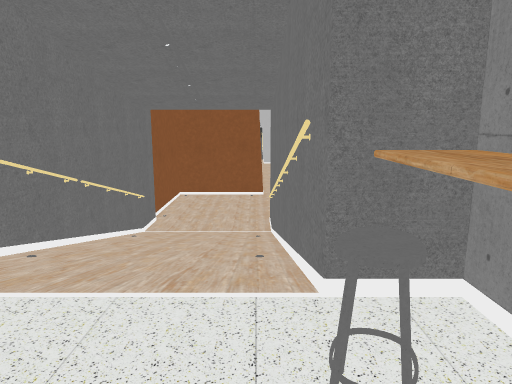
[1] (above)

19 first-person views from a walk through a 3-D level made in the Unity game engine. The camera is 1.2 m above the floor, tilts 10° down and sees 70° across. The floor is counted in squares, 1 m on a side. Each view is taken from the middle of a square. On the plan, view 1 faces up. The plan holds only what a view shows up to about 15 squares ahead; the rest is blank. The place goes on beyond the plan. The player is left out. Some surface patterns are stand-ins.

[2]
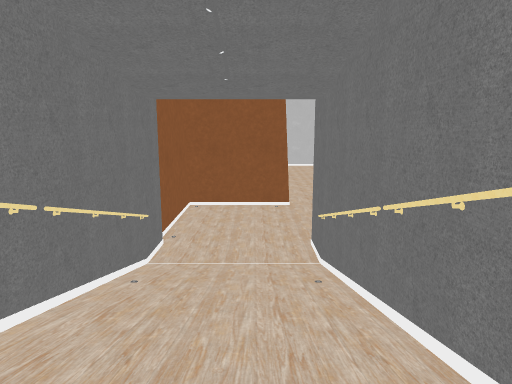

[3]
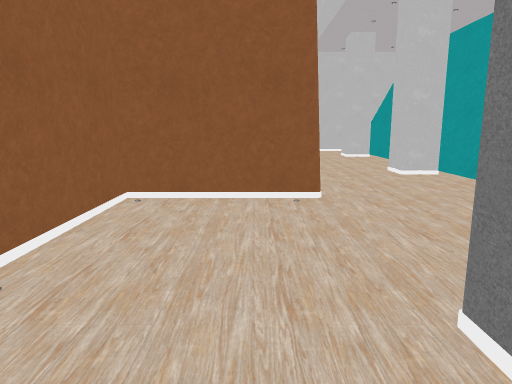

[4]
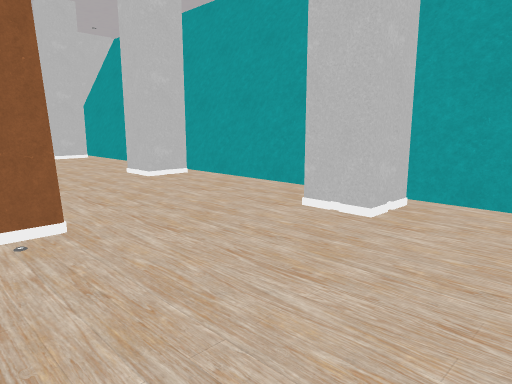

[5]
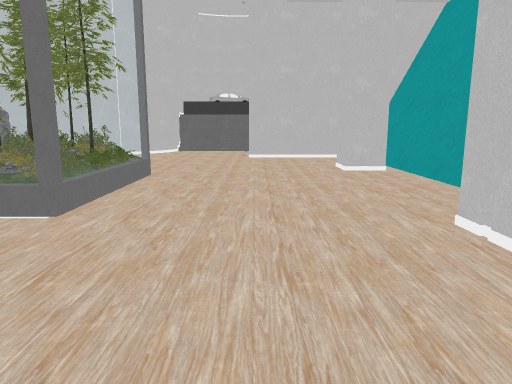

[6]
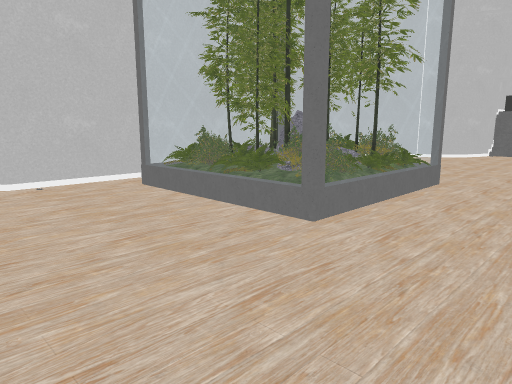

[7]
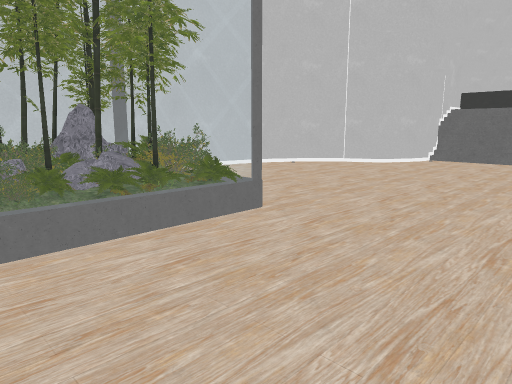

[8]
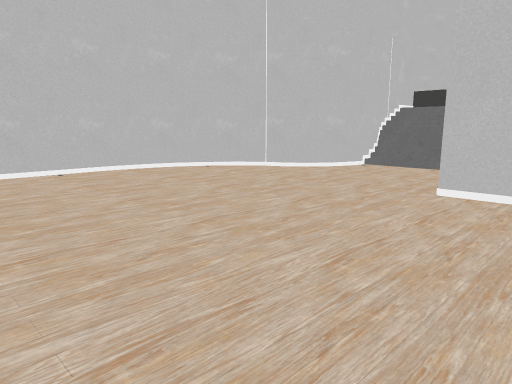

[9]
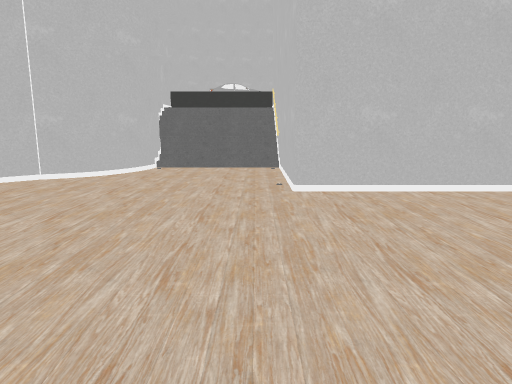

[10]
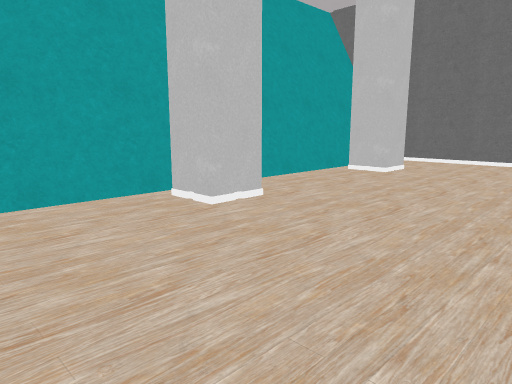

[11]
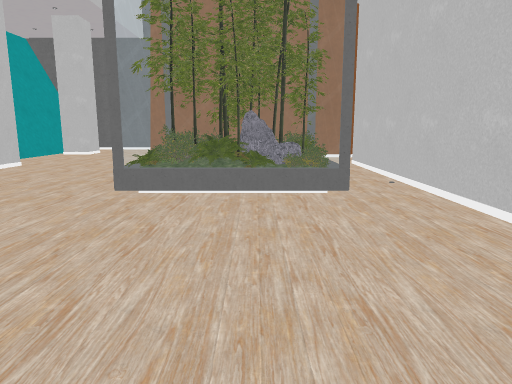

[12]
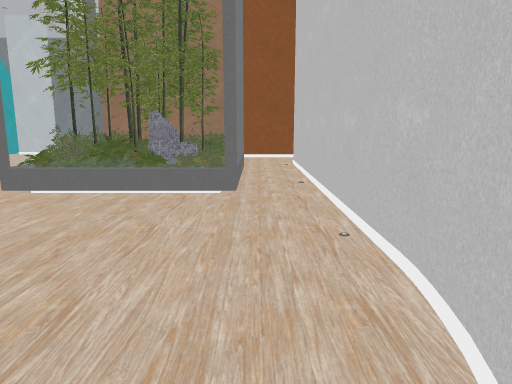

[13]
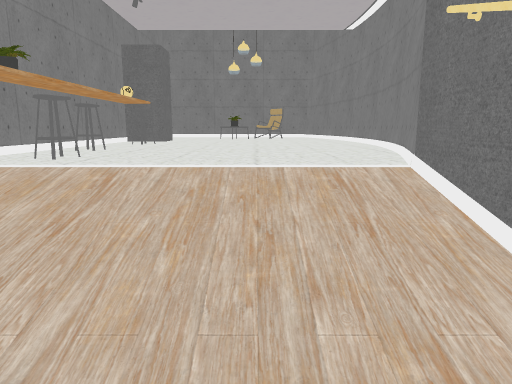

[14]
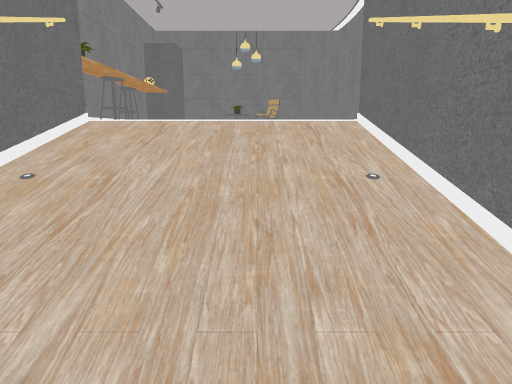

[15]
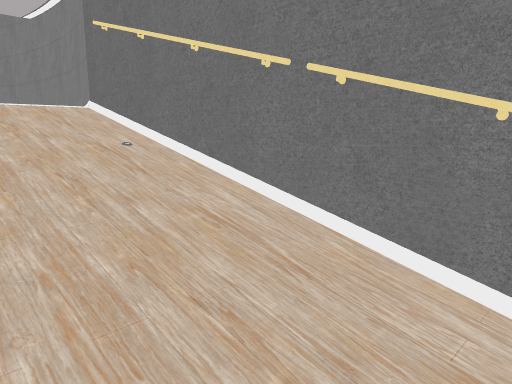

[16]
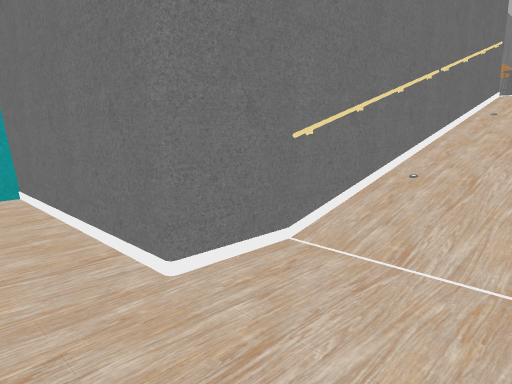

[17]
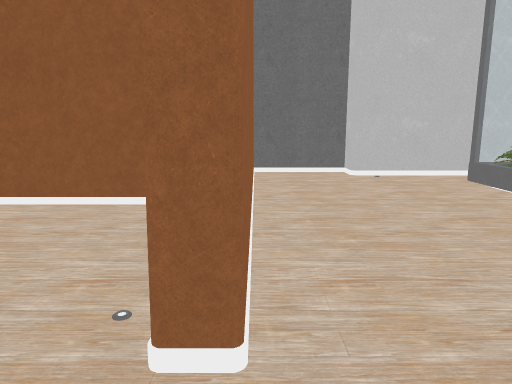

[18]
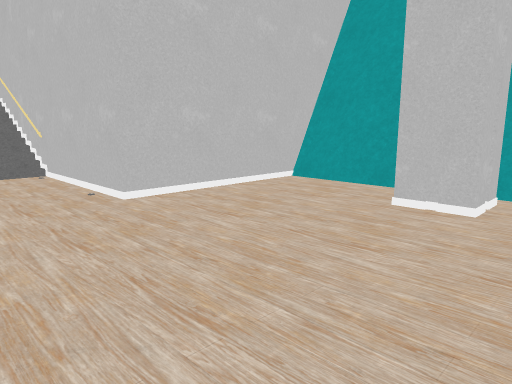

[19]
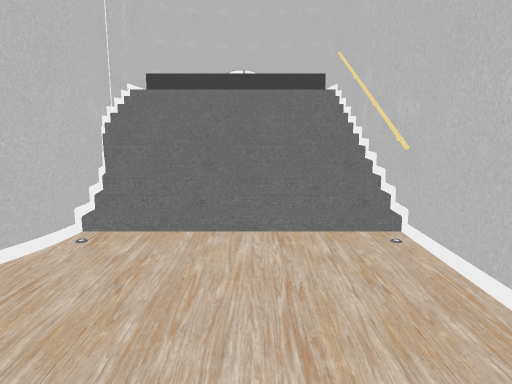

### Floor plan
Key: @ floor where view 1 was taken; # wall or solid block; . main floor; : floor 1.25 m higher than the main floor; + floor 1.5 m higher than the main floor; * floor 1.75 m higher than the main floor; % floor 2 m higher than the main floor; / step, stairs or slope; = window, fence, low wall or low ledge; R railing; P pillar; T pot; S stool; O other object.
Columns run from 8 left of view 1 to 6 right of it. Each row starts with its distance up from view 1.
 42     ##
 41      **
 40     #////R
 39     #////R
 38     ##///R
 37     ##///#
 36     #....#
 35   ###....#
 34  ##......#
 33  #.......######
 32  #...........=#
 31 ##...........=#
 30 #............=#
 29 #...........PP#
 28 #............##
 27 #............=#
 26 #..OOOO......=#
 25 #..OO O......=#
 24 #..OOOO......=#
 23 #..OOOO......=#
 22 #...........PP#
 21 #............##
 20 #............=#
 19 #............=#
 18 #########....=#
 17     #........=#
 16     #.......PP#
 15     #........##
 14     #........=#
 13     #........=#
 12     #....####=#
 11     #....#
 10     #R//R#
  9     #R//R#
  8     #R//R#
  7     #////#
  6     #://:#
  5     #+//+#
  4     #*//*#
  3     #////##
  2     O%%%%O#
  1     #    T#
  0    O%   @S#
 -1    #     O
 -2    #     S
 -3    O     O
 -4    #     P#
 -5    #     P
 -6    O
 -7    O
 -8    OO
 -9     #

Where each view was taken, in squares from view 1:
view 1: 0 up, 0 right, facing up
view 2: 3 up, 1 left, facing up
view 3: 10 up, 1 left, facing up
view 4: 13 up, 1 left, facing up-right
view 5: 18 up, 1 right, facing up
view 6: 19 up, 1 right, facing up-left
view 7: 23 up, 2 right, facing up-left
view 8: 26 up, 3 right, facing up-left
view 9: 26 up, 0 right, facing up
view 10: 26 up, 1 left, facing down-right
view 11: 33 up, 4 left, facing down
view 12: 33 up, 6 left, facing down
view 13: 6 up, 2 left, facing down
view 14: 8 up, 2 left, facing down
view 15: 9 up, 1 left, facing down-left
view 16: 14 up, 2 left, facing down-right
view 17: 18 up, 2 right, facing left
view 18: 27 up, 2 left, facing up-right
view 19: 33 up, 1 left, facing up
